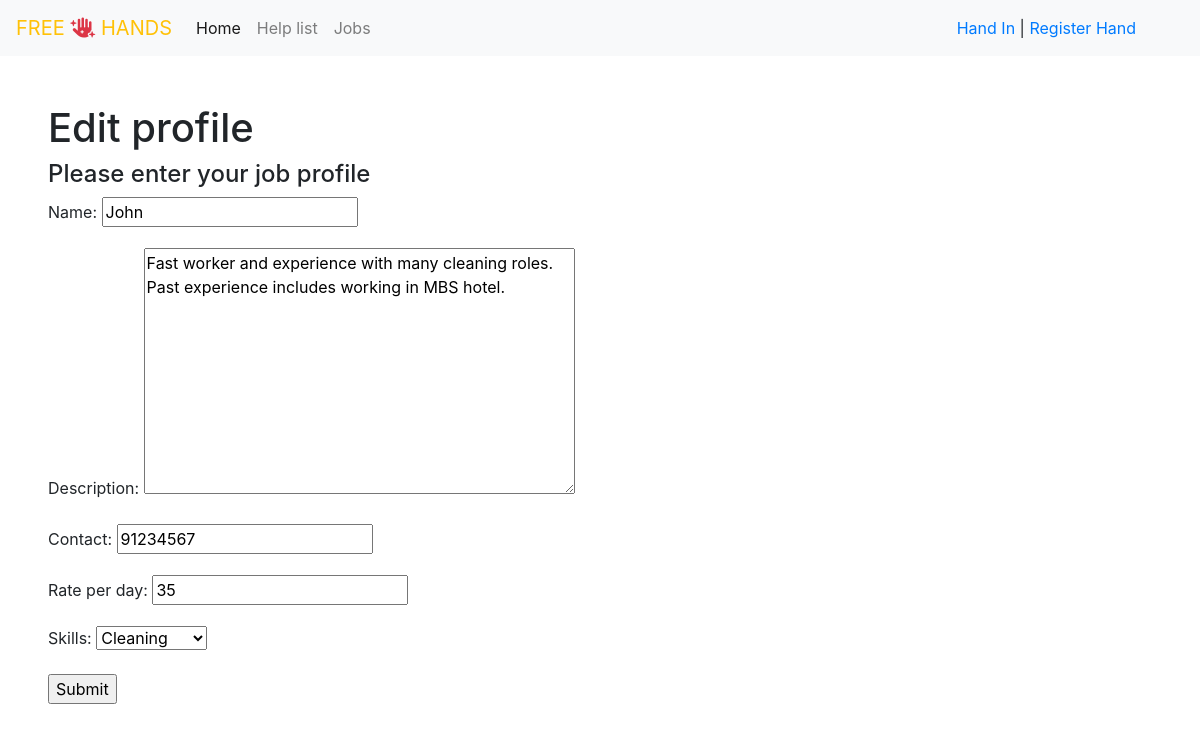
Page /hands/edit_profile/3 on the committed database.
### hands/models.py (models this page shows, shortened)
class Hands_info (models.Model):
    user = models.ForeignKey(
        MyUser, on_delete=models.CASCADE,
        null= False,
        blank = False
        )
    name = models.CharField(
        max_length = 64,
        blank = False,
        )
    description = models.TextField(
        max_length = 256,
        blank = False,
        )
    contact = models.IntegerField (
        blank = False,
        )
    rate_per_day = models.IntegerField(
        blank = False,
        default = 20
        )
    SKILLS = [
        ('Tutoring', 'Tutoring'),
        ('Gardening', 'Gardening'),
        ('Cleaning', 'Cleaning'),
        ('Delivery', 'Delivery'),
        ('Tele-calling','Tele-calling'),
        ('Others','Others'),
        ]
    skills = models.CharField(
        max_length = 16,
        choices = SKILLS,
        default = 'Others')

### hands/views.py (the view)
# urls.py: path('edit_profile/<id>', edit_profile, name='edit_profile'),
def edit_profile (request,id):
    selected_profile = get_object_or_404(Hands_info, pk=id)
    if request.method == "POST":
        form = Profile_form(request.POST, request.FILES, instance=selected_profile)
        if form.is_valid():
            form.user = request.user
            form.save()
            return redirect(profile)
    else:
        form = Profile_form(instance=selected_profile)
        return render(request, 'edit_profile.html',{
            'form':form
        })

### hands/forms.py
class Profile_form(forms.ModelForm):
    class Meta:
        model = Hands_info
        fields = (
            'name',
            'description',
            'contact',
            'rate_per_day',
            'skills',
        )

### hands/templates/edit_profile.html (shortened to what this page needs)
{% extends 'base.html' %}
  {% block content %}
  <section class='p-5'>
    <h1>Edit profile</h1>
    <div>
      <h4>Please enter your job profile</h4>
    </div>
    <form method='POST'>
        {{ form.as_p }}
        <input type="submit">
    </form>
  </section>
  {% endblock %}

### rows in the picture
Hands_info: name "John", description "Fast worker and experience with many cleaning roles. Past experience includes working in MBS hotel.", contact "91234567", rate_per_day "35", skills "Cleaning"
